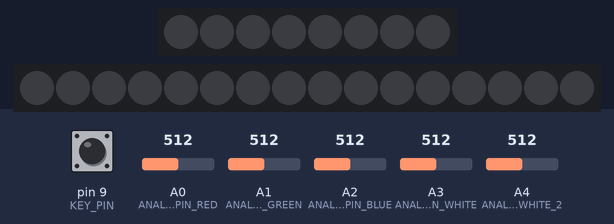
The sketch below on a simulated Arduino Uno, built with avr-gcc and run on an emulated ATmega328P. Parts: 8 RGB LEDs in strip order, left to right, 16 RGB LEDs in strip order, left to right. The inputs (shaded band) are chosen by the test bench; at power-on: pin 9 (KEY_PIN) HIGH, A0 (ANALOG_PIN_RED) = 512, A1 (ANALOG_PIN_GREEN) = 512, A2 (ANALOG_PIN_BLUE) = 512, A3 (ANALOG_PIN_WHITE) = 512, A4 (ANALOG_PIN_WHITE_2) = 512. Dim RGB values are drawn brighter than linear.

Above: at 1.2 s.
1.3 s: pin 9 (KEY_PIN) pulled LOW for 1 s
At 3.1 s:
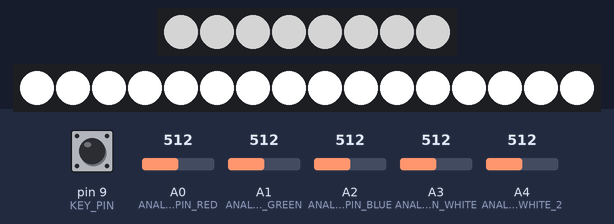
3.8 s: A0 (ANALOG_PIN_RED) set to 716
At 4.2 s:
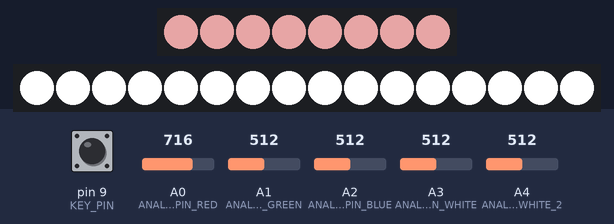
5.3 s: A1 (ANALOG_PIN_GREEN) set to 716
At 6.5 s:
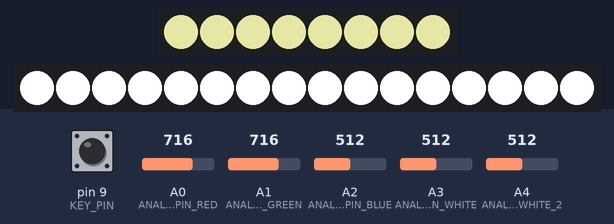
6.8 s: A2 (ANALOG_PIN_BLUE) set to 306
At 7.7 s:
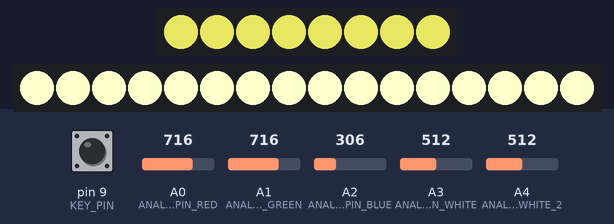
8.3 s: A3 (ANALOG_PIN_WHITE) set to 306
9.8 s: A4 (ANALOG_PIN_WHITE_2) set to 306
Timing chart, 0 to 12.3 s (numbered marks = the images above; inputs shaded):
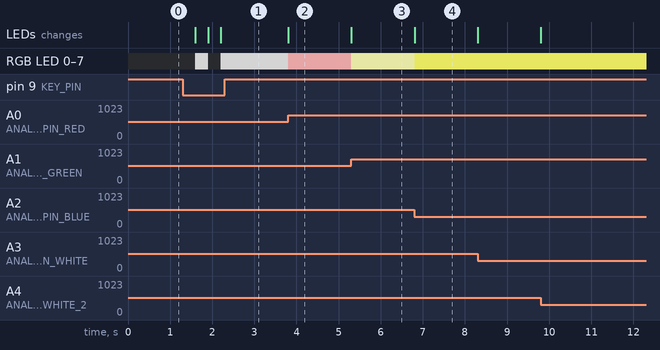

The sketch:

CameraLight.ino
```cpp
#include <Adafruit_NeoPixel.h> //https://github.com/adafruit/Adafruit_NeoPixel


#define   LED_PIN              11 //пин на светодиоды rgb
#define   LED_WHITE_PIN        12 //пин на светодиоды rgbw 4000K и 3500K
#define   ANALOG_PIN_RED       A0 //пин для потенциометра
#define   ANALOG_PIN_GREEN     A1 //пин для потенциометра
#define   ANALOG_PIN_BLUE      A2 //пин для потенциометра
#define   ANALOG_PIN_WHITE     A3 //пин для потенциометра
#define   ANALOG_PIN_WHITE_2   A4 //пин для потенциометра
#define   ColoursNum           5 //Количество  потенциометров
#define   KEY_PIN              9 //кнопка

#define   PIXEL_IN_STICK              4//Количество светодиодов на полочке
#define   PIXEL_IN_W_WHITE_STICK      (2 * PIXEL_IN_STICK)//rgbw 3500k //полоски// 2*4=8
#define   PIXEL_IN_C_WHITE_STICK      (2 * PIXEL_IN_STICK)//rgbw 4500k//полоски // 2*4=8
#define   PIXEL_IN_COLOUR_STICK_1     PIXEL_IN_STICK//полоска rgb//4 светодиода
#define   PIXEL_IN_COLOUR_STICK_2     PIXEL_IN_STICK//полоска rgb//4 светодиода
#define   PIXEL_NUM                   (PIXEL_IN_COLOUR_STICK_1 + PIXEL_IN_COLOUR_STICK_2)// две полоски по 8 rgb
#define   PIXEL_WHITE_NUM             (PIXEL_IN_W_WHITE_STICK + PIXEL_IN_C_WHITE_STICK)//две полоски по 8 rgbw 4500k 3500k//


Adafruit_NeoPixel LEDS_WHITE = Adafruit_NeoPixel(PIXEL_WHITE_NUM, LED_WHITE_PIN, NEO_GRBW + NEO_KHZ800);
Adafruit_NeoPixel LEDS = Adafruit_NeoPixel(PIXEL_NUM, LED_PIN, NEO_GRB + NEO_KHZ800);


unsigned int COLOURS[ColoursNum];
byte ANALOG_PINS[ColoursNum] = {ANALOG_PIN_RED, ANALOG_PIN_GREEN, ANALOG_PIN_BLUE, ANALOG_PIN_WHITE, ANALOG_PIN_WHITE_2};
bool Active = false;

void setup()
{
  digitalWrite(KEY_PIN, HIGH);
  LEDS.begin();
  LEDS.show();
  LEDS_WHITE.begin();
  LEDS_WHITE.show();
}
//----------------------------------------
void loop()
{
  if (Active)
  {
    for (byte i = 0; i < ColoursNum; i++)
    {
      COLOURS[i] = analogRead(ANALOG_PINS[i]) / 4;
    }

    for (byte i = 0; i < PIXEL_NUM; i++)
      LEDS.setPixelColor(i, COLOURS[0], COLOURS[1], COLOURS[2]);
    for (byte i = 0; i < PIXEL_IN_W_WHITE_STICK; i++)
      LEDS_WHITE.setPixelColor(i, COLOURS[0], COLOURS[1], COLOURS[2], COLOURS[3]);
    for (byte i = PIXEL_IN_W_WHITE_STICK; i < (PIXEL_IN_W_WHITE_STICK + PIXEL_IN_C_WHITE_STICK); i++)
      LEDS_WHITE.setPixelColor(i, COLOURS[0], COLOURS[1], COLOURS[2], COLOURS[4]);

    LEDS_WHITE.show();
    LEDS.show();
  }

  if (!digitalRead(KEY_PIN))
  {
    delay(300);
    if (!digitalRead(KEY_PIN))
    {
      if (Active)
      {
        Active = false;
        for (byte i = 0; i < PIXEL_NUM; i++)
          LEDS.setPixelColor(i, 0);
        for (byte i = 0; i < PIXEL_IN_W_WHITE_STICK; i++)
          LEDS_WHITE.setPixelColor(i, 0);
        for (byte i = PIXEL_IN_W_WHITE_STICK; i < (PIXEL_IN_W_WHITE_STICK + PIXEL_IN_C_WHITE_STICK); i++)
          LEDS_WHITE.setPixelColor(i, 0);

        LEDS_WHITE.show();
        LEDS.show();
      }
      else
        Active = true;
    }
  }
}
//----------------------------------------
```

Measured:
- after the input at 1.3 s, RGB LED 0–7: off → RGB(128, 128, 128) after 0.30 s, → off 0.30 s later, → RGB(128, 128, 128) 0.30 s later; the LEDs: change after 0.30 s (image 1)
- after the input at 3.8 s, RGB LED 0–7: RGB(128, 128, 128) → RGB(179, 128, 128) at once; the LEDs: change at once (image 2)
- after the input at 5.3 s, RGB LED 0–7: RGB(179, 128, 128) → RGB(179, 179, 128) at once; the LEDs: change at once (image 3)
- after the input at 6.8 s, RGB LED 0–7: RGB(179, 179, 128) → RGB(179, 179, 76) at once; the LEDs: change at once (image 4)
